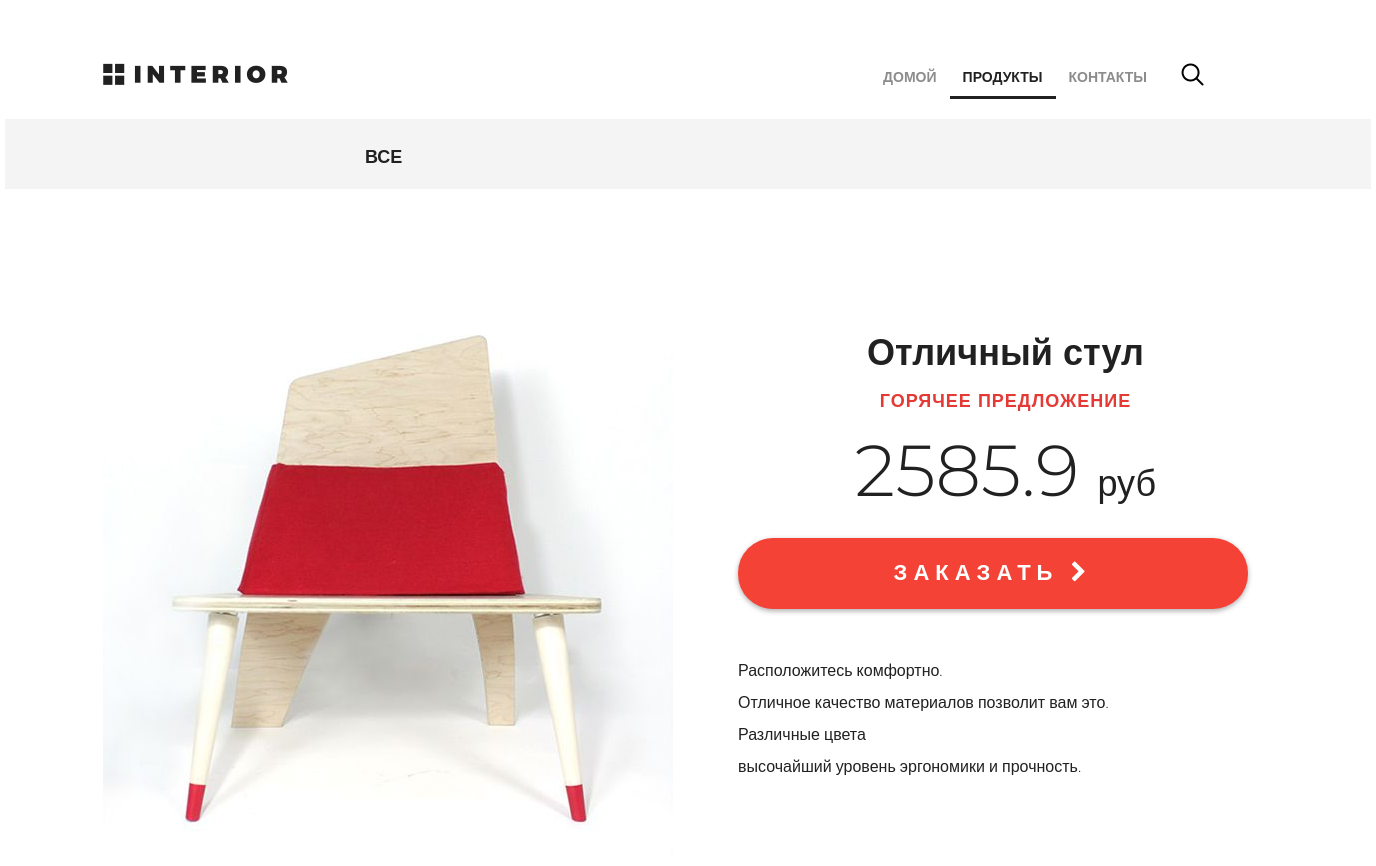
Before: /products/ (upper part) with the older database file.
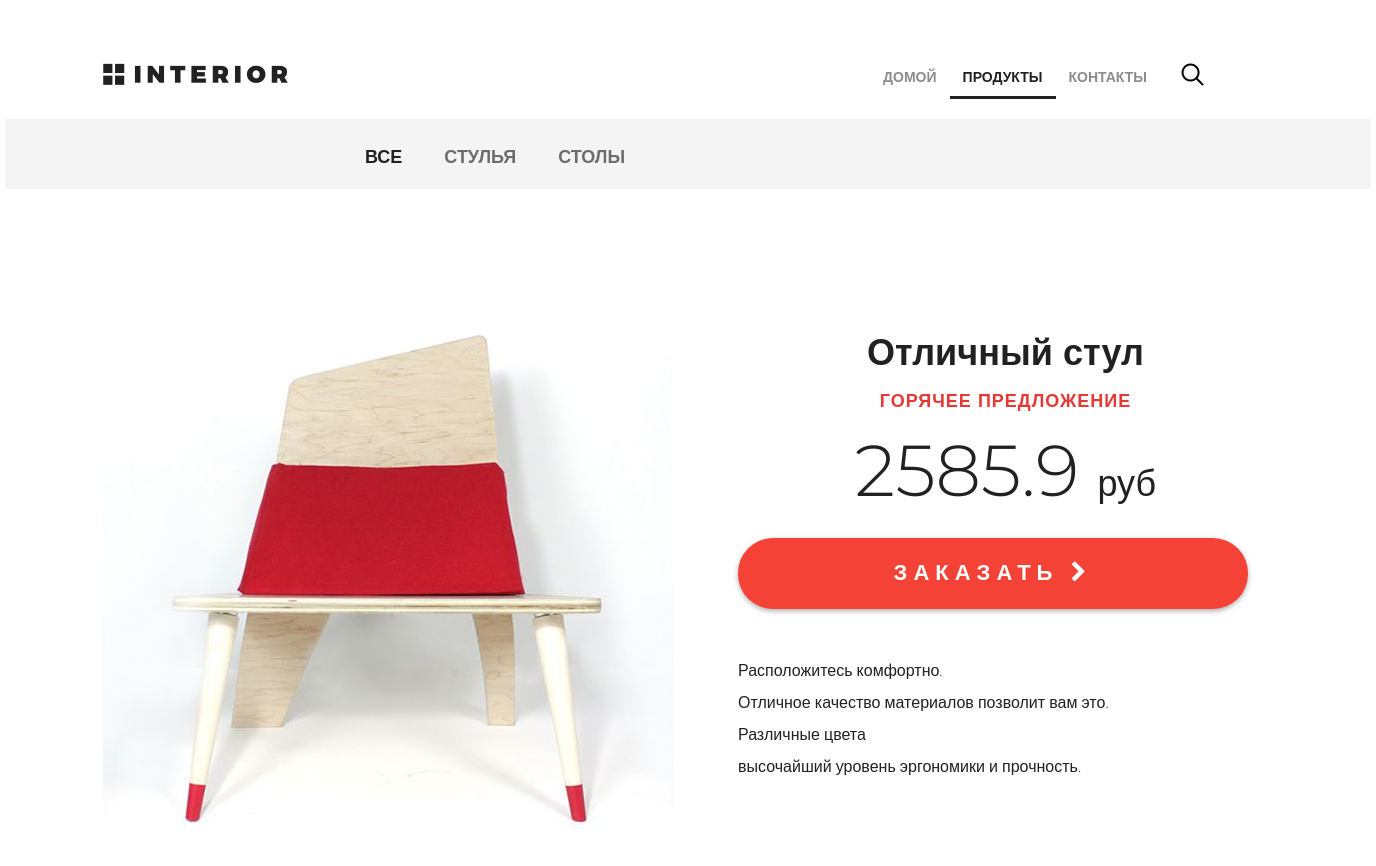
After: the same page with the newer database file.
### mainapp/models.py (models this page shows, shortened)
class ProductsCategory(models.Model):
    name = models.CharField('категория товара', max_length=64)
    description = models.TextField('описание категории', blank=True)
    class Meta:
        verbose_name = 'категория товара'
        verbose_name_plural = 'категории товаров'

### mainapp/views.py (the view)
# urls.py: path('products/', mainapp.products, name='products'),
def products(request):
    context = {
        'page_title': 'каталог',
        'catalog_menu': get_catalog_menu(),
    }
    return render(request, 'mainapp/products.html', context)

### mainapp/views.py (called while the page is built)
def get_catalog_menu():
    return ProductsCategory.objects.all()

### mainapp/templates/mainapp/products.html (shortened to what this page needs)
{% extends 'mainapp/base.html' %}
{% load static %}
{% block container %}
<div class="hero-white">
    {% include 'mainapp/includes/inc__main_menu.html' %}
</div>
<div class="details">
    {% include 'mainapp/includes/inc__catalog_menu.html' %}
    <div class="details-products">
        <div class="details-slider">
            <div class="slider-product">
                <img src="{% static 'img/slider1.jpg' %}" />
            </div>
        </div>
        <div class="description">
            <h3 class="big-bold">Отличный стул</h3>
            <h3 class="red">горячее предложение</h3>
            <p class="price">2585.9 <span>руб</span></p>
            <a href="#" class="red-button">
                заказать <i class="fa fa-chevron-right" aria-hidden="true"></i>
            </a>
            <div class="description-text">
                <p>Расположитесь комфортно.</p>
                <p>Отличное качество материалов позволит вам это.</p>
                <p>Различные цвета</p>
                <p>высочайший уровень эргономики и прочность.</p>
            </div>
        </div>
    </div>
</div>
{% endblock container %}

### mainapp/templates/mainapp/base.html (shortened to what this page needs)
{% load static %}
<!DOCTYPE html>
<html>
    <head>
        <link rel="stylesheet" type="text/css" href="{% static 'css/style.css' %}" />
        <link
            rel="stylesheet"
            href="{% static 'fonts/font-awesome/css/font-awesome.css' %}"
        />
    </head>
    <body>
        <div class="container">
            {% block container %}
            {% endblock container %}
        </div>
    </body>
</html>

### mainapp/templates/mainapp/includes/inc__main_menu.html
<div class="header clearfix">
    <a href="{% url 'main:index' %}" class="logo"></a>
    <ul class="menu">
        <li><a href="{% url 'main:index' %}"{% if request.resolver_match.url_name == 'index' %}class="active"{% endif %}>домой</a></li>
        <li><a href="{% url 'main:products' %}"{% if request.resolver_match.url_name == 'products' %}class="active"{% endif %}>продукты</a></li>
        <li><a href="{% url 'main:contact' %}"{% if request.resolver_match.url_name == 'contact' %}class="active"{% endif %}>контакты</a></li>
    </ul>
    <a href="#" class="search"></a>
    <a href="#" class="basket"></a>
</div>

### mainapp/templates/mainapp/includes/inc__catalog_menu.html
<div class="links clearfix">
    <ul class="links-menu">
        <li>
          <a href="#" class="active">
            все
          </a>
        </li>
      {% for item in catalog_menu %}
        <li>
          <a href="#">
            {{ item.name }}
          </a>
        </li>
      {% endfor %}
    </ul>
</div>

### static/css/style.css (style rules this page uses)
* { margin: 0; padding: 0; }
body { font-family: 'Montserrat', sans-serif; }
html, body { height: 100%; }
.container { width: 1366px; margin: 0 auto; min-height: 100%; }
.logo { background-image: url(/static/img/logo.png); margin-top: 63px; width: 185px; height: 22px; float: left; }
.menu { list-style-type: none; margin-top: 67px; float: right; }
.menu li { float: left; }
.menu a { color: #8c8c8c; font-size: 14px; font-weight: 700; text-align: right; text-transform: uppercase; text-decoration: none; padding: 10px 13px; }
.menu .active { color: #212121; font-weight: 700; border-bottom: 3px solid #212121; }
.search { display: block; width: 23px; height: 23px; background-image: url(/static/img/search.png); position: absolute; top: 63px; left: 1176px; }
.basket { display: block; width: 23px; height: 23px; background-image: url(/static/img/basket.png); position: absolute; top: 63px; left: 1210px; }
.clearfix:after { content: ""; display: block; clear: both; }
.big-bold { color: #212121; font-size: 36px; font-weight: 700; text-align: left; margin-bottom: 24px; line-height: 36px; }
.red { text-transform: uppercase; color: #e53935; font-size: 18px; font-weight: 700; text-align: left; letter-spacing: 1px; line-height: 17px; margin-bottom: 22px; }
.hero-white { background-color: #fff; height: 119px; padding-left: 98px; padding-right: 211px; position: relative; }
.links { height: 70px; background-color: #f4f4f4; position: relative; padding-left: 360px; }
.links-menu { margin: 27px auto 0px; position: absolute; }
.links-menu li { float: left; list-style-type: none; padding-right: 42px; }
.links-menu li a { text-decoration: none; color: #6c6c6c; font-size: 18px; font-weight: 700; text-transform: uppercase; }
.links-menu .active { color: #212121; font-size: 18px; font-weight: 700; }
.details-products { padding-left: 98px; padding-right: 98px; margin-top: 98px; height: 651px; }
.details-slider { width: 570px; float: left; margin-right: 30px; }
.slider-product { width: 570px; height: 570px; }
.description { width: 535px; float: right; padding-left: 35px }
.description .big-bold { color: #212121; font-size: 36px; font-weight: 700; text-align: center; margin-top: 47px; margin-bottom: 0px; }
.description .red { text-transform: uppercase; color: #e53935; font-size: 18px; font-weight: 700; text-align: center; letter-spacing: 1px; line-height: 17px; margin-top: 23px; margin-bottom: 36px; }
.description .price { color: #212121; font-size: 72px; font-weight: 300; line-height: 48px; text-align: center; }
.description .price span { color: #212121; font-size: 36px; font-weight: 300; line-height: 48px; text-align: center; }
.red-button { display: block; height: 71px; width: 510px; border-radius: 35px; background-color: #f44336; text-align: center; text-transform: uppercase; text-decoration: none; color: #ffffff; font-size: 22px; font-weight: 700; line-height: 24px; box-shadow: 0px 2px 4.85px 0.15px rgba(33, 33, 33, 0.35); line-height: 70px; letter-spacing: 6px; margin-top: 31px; }
.description-text { margin-top: 50px; color: #212121; font-size: 16px; font-weight: 300; line-height: 24px; text-align: left; }
.description-text p { margin-bottom: 0.5em; }

Changed rows visible on the page:
added ProductsCategory: name "СТУЛЬЯ"
added ProductsCategory: name "СТОЛЫ"
